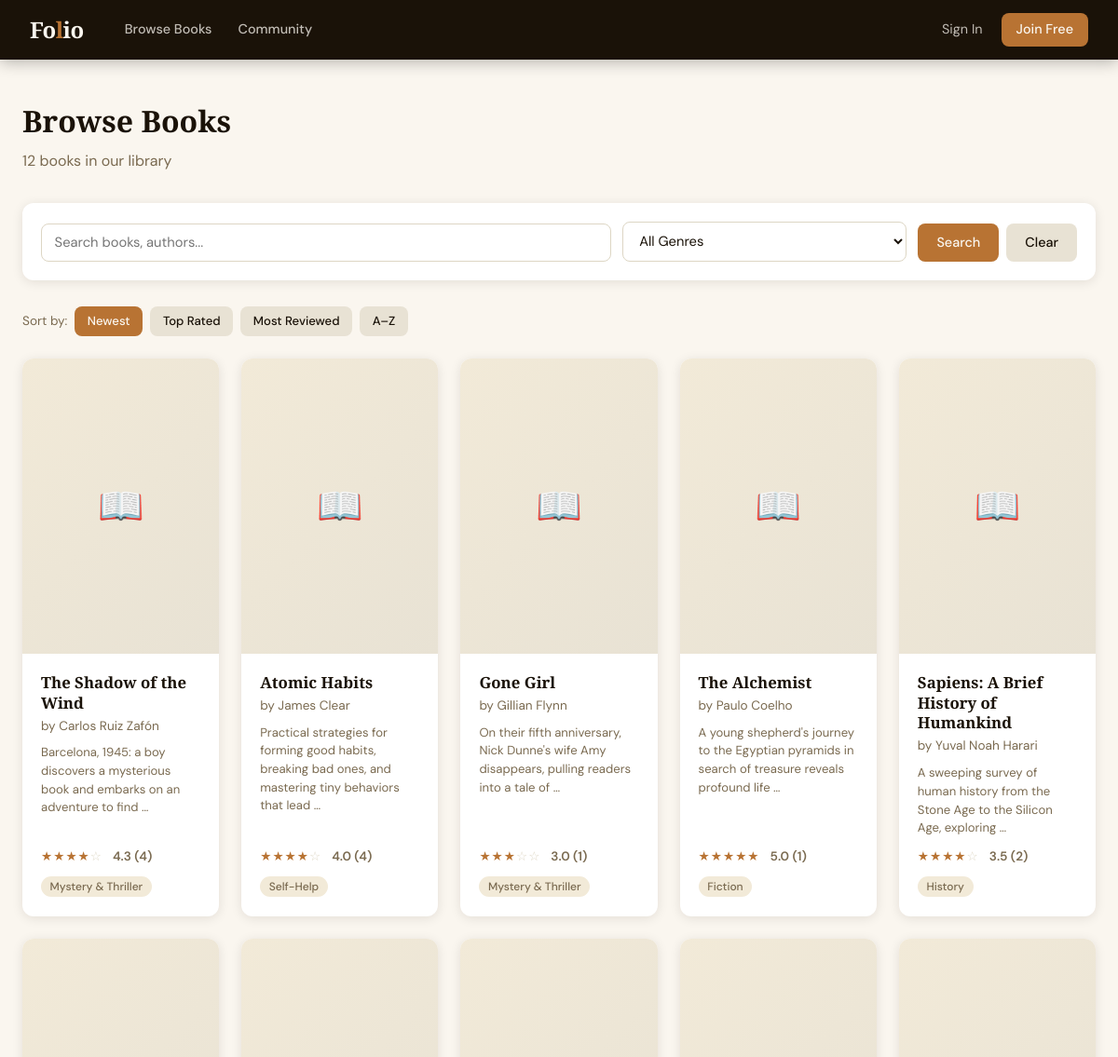
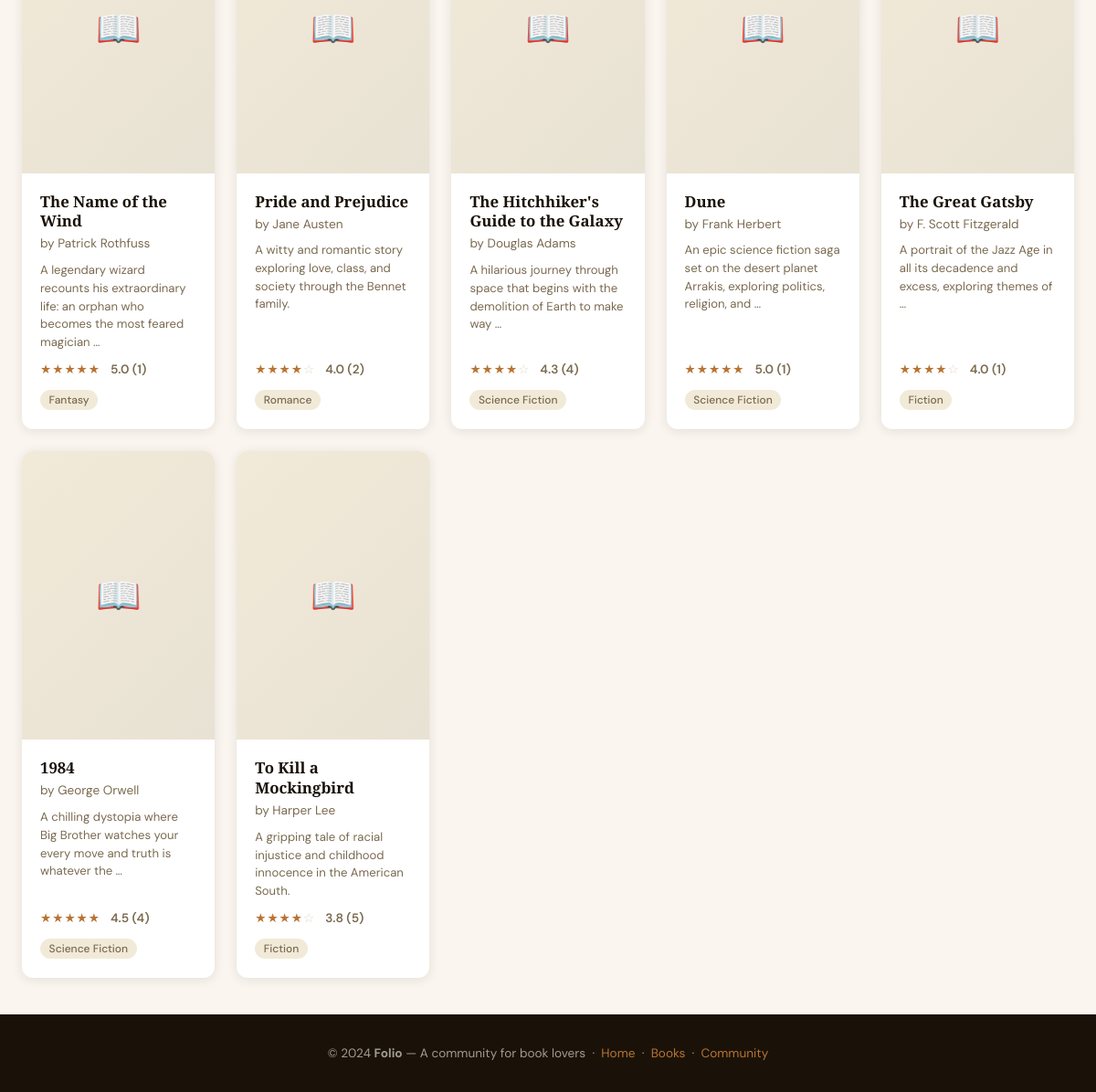
The page /books/ on the database its author committed (2 pictures, top to bottom).
### books/models.py (models this page shows, shortened)
class Book(models.Model):
    title = models.CharField(max_length=255)
    author = models.CharField(max_length=255)
    genre = models.CharField(max_length=50, choices=GENRE_CHOICES, default='fiction')
    description = models.TextField(blank=True)
    cover_image = models.ImageField(upload_to='covers/', blank=True, null=True)
    published_year = models.PositiveIntegerField(blank=True, null=True)
    isbn = models.CharField(max_length=20, blank=True)
    added_by = models.ForeignKey(User, on_delete=models.SET_NULL, null=True, related_name='added_books')
    created_at = models.DateTimeField(auto_now_add=True)
    class Meta:
        ordering = ['-created_at']
    def get_absolute_url(self):
        return reverse('book_detail', args=[self.pk])

### books/views.py (the view)
# urls.py: path('books/', views.book_list, name='book_list'),
def book_list(request):
    form = BookSearchForm(request.GET)
    books = Book.objects.annotate(
        avg_rating=Avg('reviews__rating'),
        num_reviews=Count('reviews')
    )
    if form.is_valid():
        q = form.cleaned_data.get('q')
        genre = form.cleaned_data.get('genre')
        if q:
            books = books.filter(Q(title__icontains=q) | Q(author__icontains=q))
        if genre:
            books = books.filter(genre=genre)
    sort = request.GET.get('sort', 'newest')
    if sort == 'rating':
        books = books.order_by('-avg_rating')
    elif sort == 'reviews':
        books = books.order_by('-num_reviews')
    elif sort == 'title':
        books = books.order_by('title')
    else:
        books = books.order_by('-created_at')
    return render(request, 'books/book_list.html', {
        'books': books,
        'form': form,
        'sort': sort,
        'total': books.count(),
    })

### books/forms.py
class BookSearchForm(forms.Form):
    q = forms.CharField(
        required=False,
        widget=forms.TextInput(attrs={'placeholder': 'Search books, authors...'}),
        label='',
    )
    genre = forms.ChoiceField(
        required=False,
        choices=[('', 'All Genres')] + Book._meta.get_field('genre').choices,
        label='',
    )

### templates/books/book_list.html (shortened to what this page needs)
{% extends "base.html" %}
{% block content %}
<div class="page-header">
  <h1>Browse Books</h1>
  <p>{{ total }} book{{ total|pluralize }} in our library</p>
</div>
<form method="GET" class="search-bar">
  <div class="form-group" style="flex:2;">
    {{ form.q }}
  </div>
  <div class="form-group" style="flex:1;">
    {{ form.genre }}
  </div>
  <div style="display:flex;gap:0.5rem;flex-wrap:wrap;">
    <button type="submit" class="btn btn-primary">Search</button>
    <a href="{% url 'book_list' %}" class="btn btn-secondary">Clear</a>
  </div>
</form>
<div style="display:flex;align-items:center;gap:0.5rem;margin-bottom:1.5rem;flex-wrap:wrap;">
  <span style="font-size:0.85rem;color:var(--text-muted);">Sort by:</span>
  <a href="?sort=newest" class="btn btn-sm {% if sort == 'newest' %}btn-primary{% else %}btn-secondary{% endif %}">Newest</a>
  <a href="?sort=rating" class="btn btn-sm {% if sort == 'rating' %}btn-primary{% else %}btn-secondary{% endif %}">Top Rated</a>
  <a href="?sort=reviews" class="btn btn-sm {% if sort == 'reviews' %}btn-primary{% else %}btn-secondary{% endif %}">Most Reviewed</a>
  <a href="?sort=title" class="btn btn-sm {% if sort == 'title' %}btn-primary{% else %}btn-secondary{% endif %}">A–Z</a>
</div>
{% if books %}
<div class="grid-4">
  {% for book in books %}
  <a href="{{ book.get_absolute_url }}" style="text-decoration:none;color:inherit;">
    <div class="card book-card" style="height:100%;">
      <div class="book-cover">
        {% if book.cover_image %}
          <img src="{{ book.cover_image.url }}" alt="{{ book.title }}">
        {% else %}
          <div class="book-cover-placeholder">📖</div>
        {% endif %}
      </div>
      <div class="card-body" style="display:flex;flex-direction:column;flex:1;">
        <div class="book-title" style="margin-bottom:0.2rem;">{{ book.title }}</div>
        <div class="book-author">by {{ book.author }}</div>
        {% if book.description %}
        <div style="font-size:0.82rem;color:var(--text-muted);margin-bottom:0.6rem;line-height:1.5;flex:1;">{{ book.description|truncatewords:15 }}</div>
        {% endif %}
        <div class="book-meta" style="margin-top:auto;">
          {% if book.avg_rating %}
          <span class="stars" style="font-size:0.85rem;">
            {% for i in "12345" %}
              {% if forloop.counter <= book.avg_rating|floatformat:"0"|add:"0" %}
                <span class="star-full"></span>
              {% else %}
                <span class="star-empty"></span>
              {% endif %}
            {% endfor %}
          </span>
          <span class="rating-num">{{ book.avg_rating|floatformat:1 }} ({{ book.num_reviews }})</span>
          {% else %}
          <span style="font-size:0.78rem;color:var(--text-muted);">No reviews yet</span>
          {% endif %}
        </div>
        <div style="margin-top:0.5rem;">
          <span class="genre-badge">{{ book.get_genre_display }}</span>
        </div>
      </div>
    </div>
  </a>
  {% endfor %}
</div>
{% else %}
<div class="empty-state">
  <div class="empty-icon">🔍</div>
  <p>No books found matching your search.</p>
  <a href="{% url 'book_list' %}" class="btn btn-secondary">Clear search</a>
</div>
{% endif %}
{% endblock %}

### templates/base.html (style rules this page uses)
:root { --ink: #1a1208; --paper: #faf6ef; --cream: #f2ead8; --amber: #b87333; --amber-hover: #c8852a; --burgundy: #6d2323; --sage: #4a5e3a; --mist: #e8e2d4; --text-muted: #7a6a50; --border: #ddd6c4; --shadow: 0 2px 12px rgba(26,18,8,0.10); --shadow-lg: 0 8px 32px rgba(26,18,8,0.14); --radius: 8px; }
* { margin:0;padding:0;box-sizing:border-box; }
body { font-family:'DM Sans',sans-serif;background:var(--paper);color:var(--ink);line-height:1.6;min-height:100vh;display:flex;flex-direction:column; }
a { color:var(--amber);text-decoration:none; }
.btn { display:inline-flex;align-items:center;gap:0.4rem;padding:0.55rem 1.25rem;border-radius:var(--radius);font-size:0.9rem;font-weight:500;cursor:pointer;border:none;transition:all 0.2s;text-decoration:none;font-family:inherit; }
.btn-primary { background:var(--amber);color:var(--paper); }
.btn-secondary { background:var(--mist);color:var(--ink); }
.btn-sm { padding:0.35rem 0.85rem;font-size:0.82rem; }
.card { background:#fff;border-radius:12px;box-shadow:var(--shadow);overflow:hidden;transition:transform 0.2s,box-shadow 0.2s; }
.card-body { padding:1.25rem; }
.book-card { display:flex;flex-direction:column; }
.book-cover { aspect-ratio:2/3;background:var(--cream);display:flex;align-items:center;justify-content:center;overflow:hidden; }
.book-cover-placeholder { width:100%;height:100%;display:flex;flex-direction:column;align-items:center;justify-content:center;gap:0.5rem;background:linear-gradient(135deg, var(--cream), var(--mist));color:var(--text-muted);font-size:2.5rem; }
.book-title { font-family:'Playfair Display',serif;font-weight:700;font-size:1.05rem;color:var(--ink);line-height:1.3;margin-bottom:0.2rem; }
.book-author { font-size:0.85rem;color:var(--text-muted);margin-bottom:0.5rem; }
.book-meta { display:flex;align-items:center;gap:0.75rem;margin-top:auto; }
.genre-badge { background:var(--cream);color:var(--text-muted);padding:0.2rem 0.6rem;border-radius:20px;font-size:0.75rem;font-weight:500; }
.stars { display:inline-flex;gap:1px;color:var(--amber); }
.stars .star-empty { color:var(--border); }
.star-full::before { content:'★'; }
.star-empty::before { content:'☆'; }
.rating-num { font-size:0.85rem;font-weight:600;color:var(--text-muted); }
.form-group { margin-bottom:1.25rem; }
input[type=text],input[type=email],input[type=password],input[type=number],input[type=url],textarea,select { width:100%;padding:0.6rem 0.85rem;border:1.5px solid var(--border);border-radius:var(--radius); font-family:inherit;font-size:0.92rem;background:#fff;color:var(--ink);transition:border-color 0.2s; }
.page-header { margin-bottom:2rem; }
.page-header h1 { font-family:'Playfair Display',serif;font-size:2rem;font-weight:900;margin-bottom:0.3rem; }
.page-header p { color:var(--text-muted); }
.grid-4 { display:grid;grid-template-columns:repeat(auto-fill,minmax(210px,1fr));gap:1.5rem; }
.search-bar { display:flex;gap:0.75rem;flex-wrap:wrap;align-items:flex-end;background:#fff;padding:1.25rem;border-radius:12px;box-shadow:var(--shadow);margin-bottom:1.75rem; }
.search-bar .form-group { margin:0;flex:1;min-width:180px; }

### rows shown on the page
Book: title "The Shadow of the Wind", author "Carlos Ruiz Zafón", description "Barcelona, 1945: a boy discovers a mysterious book and embarks on an adventure to find …", avg_rating "4.3", num_reviews "4", genre "Mystery & Thriller"
Book: title "Atomic Habits", author "James Clear", description "Practical strategies for forming good habits, breaking bad ones, and mastering tiny behaviors that lead …", avg_rating "4.0", num_reviews "4", genre "Self-Help"
Book: title "Gone Girl", author "Gillian Flynn", description "On their fifth anniversary, Nick Dunne's wife Amy disappears, pulling readers into a tale of …", avg_rating "3.0", num_reviews "1", genre "Mystery & Thriller"
Book: title "The Alchemist", author "Paulo Coelho", description "A young shepherd's journey to the Egyptian pyramids in search of treasure reveals profound life …", avg_rating "5.0", num_reviews "1", genre "Fiction"
Book: title "Sapiens: A Brief History of Humankind", author "Yuval Noah Harari", description "A sweeping survey of human history from the Stone Age to the Silicon Age, exploring …", avg_rating "3.5", num_reviews "2", genre "History"
Book: title "The Name of the Wind", author "Patrick Rothfuss", description "A legendary wizard recounts his extraordinary life: an orphan who becomes the most feared magician …", avg_rating "5.0", num_reviews "1", genre "Fantasy"
Book: title "Pride and Prejudice", author "Jane Austen", description "A witty and romantic story exploring love, class, and society through the Bennet family.", avg_rating "4.0", num_reviews "2", genre "Romance"
Book: title "The Hitchhiker's Guide to the Galaxy", author "Douglas Adams", description "A hilarious journey through space that begins with the demolition of Earth to make way …", avg_rating "4.3", num_reviews "4", genre "Science Fiction"
Book: title "Dune", author "Frank Herbert", description "An epic science fiction saga set on the desert planet Arrakis, exploring politics, religion, and …", avg_rating "5.0", num_reviews "1", genre "Science Fiction"
Book: title "The Great Gatsby", author "F. Scott Fitzgerald", description "A portrait of the Jazz Age in all its decadence and excess, exploring themes of …", avg_rating "4.0", num_reviews "1", genre "Fiction"
Book: title "1984", author "George Orwell", description "A chilling dystopia where Big Brother watches your every move and truth is whatever the …", avg_rating "4.5", num_reviews "4", genre "Science Fiction"
Book: title "To Kill a Mockingbird", author "Harper Lee", description "A gripping tale of racial injustice and childhood innocence in the American South.", avg_rating "3.8", num_reviews "5", genre "Fiction"

### other values the page prints
{{ total }} "12"
